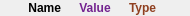
<?xml version="1.0" encoding="UTF-8"?>
<ui version="4.0">
 <class>ValLabelWidget</class>
 <widget class="QWidget" name="ValLabelWidget">
  <property name="geometry">
   <rect>
    <x>0</x>
    <y>0</y>
    <width>190</width>
    <height>16</height>
   </rect>
  </property>
  <property name="windowTitle">
   <string notr="true">Form</string>
  </property>
  <layout class="QHBoxLayout" name="horizontalLayout" stretch="0,0,0">
   <property name="spacing">
    <number>4</number>
   </property>
   <property name="sizeConstraint">
    <enum>QLayout::SetDefaultConstraint</enum>
   </property>
   <property name="leftMargin">
    <number>0</number>
   </property>
   <property name="topMargin">
    <number>0</number>
   </property>
   <property name="rightMargin">
    <number>0</number>
   </property>
   <property name="bottomMargin">
    <number>0</number>
   </property>
   <item>
    <widget class="QLabel" name="nameLabel">
     <property name="sizePolicy">
      <sizepolicy hsizetype="Preferred" vsizetype="Preferred">
       <horstretch>0</horstretch>
       <verstretch>0</verstretch>
      </sizepolicy>
     </property>
     <property name="minimumSize">
      <size>
       <width>40</width>
       <height>0</height>
      </size>
     </property>
     <property name="font">
      <font>
       <pointsize>9</pointsize>
       <weight>75</weight>
       <bold>true</bold>
      </font>
     </property>
     <property name="layoutDirection">
      <enum>Qt::LeftToRight</enum>
     </property>
     <property name="locale">
      <locale language="C" country="AnyCountry"/>
     </property>
     <property name="text">
      <string notr="true">Name</string>
     </property>
     <property name="alignment">
      <set>Qt::AlignRight|Qt::AlignTrailing|Qt::AlignVCenter</set>
     </property>
    </widget>
   </item>
   <item>
    <widget class="QLabel" name="valueLabel">
     <property name="sizePolicy">
      <sizepolicy hsizetype="Preferred" vsizetype="Preferred">
       <horstretch>0</horstretch>
       <verstretch>0</verstretch>
      </sizepolicy>
     </property>
     <property name="minimumSize">
      <size>
       <width>40</width>
       <height>0</height>
      </size>
     </property>
     <property name="palette">
      <palette>
       <active>
        <colorrole role="WindowText">
         <brush brushstyle="SolidPattern">
          <color alpha="255">
           <red>115</red>
           <green>35</green>
           <blue>143</blue>
          </color>
         </brush>
        </colorrole>
        <colorrole role="Text">
         <brush brushstyle="SolidPattern">
          <color alpha="255">
           <red>115</red>
           <green>35</green>
           <blue>143</blue>
          </color>
         </brush>
        </colorrole>
        <colorrole role="ButtonText">
         <brush brushstyle="SolidPattern">
          <color alpha="255">
           <red>115</red>
           <green>35</green>
           <blue>143</blue>
          </color>
         </brush>
        </colorrole>
        <colorrole role="PlaceholderText">
         <brush brushstyle="SolidPattern">
          <color alpha="128">
           <red>129</red>
           <green>47</green>
           <blue>157</blue>
          </color>
         </brush>
        </colorrole>
       </active>
       <inactive>
        <colorrole role="WindowText">
         <brush brushstyle="SolidPattern">
          <color alpha="255">
           <red>115</red>
           <green>35</green>
           <blue>143</blue>
          </color>
         </brush>
        </colorrole>
        <colorrole role="Text">
         <brush brushstyle="SolidPattern">
          <color alpha="255">
           <red>115</red>
           <green>35</green>
           <blue>143</blue>
          </color>
         </brush>
        </colorrole>
        <colorrole role="ButtonText">
         <brush brushstyle="SolidPattern">
          <color alpha="255">
           <red>115</red>
           <green>35</green>
           <blue>143</blue>
          </color>
         </brush>
        </colorrole>
        <colorrole role="PlaceholderText">
         <brush brushstyle="SolidPattern">
          <color alpha="128">
           <red>129</red>
           <green>47</green>
           <blue>157</blue>
          </color>
         </brush>
        </colorrole>
       </inactive>
       <disabled>
        <colorrole role="WindowText">
         <brush brushstyle="SolidPattern">
          <color alpha="255">
           <red>190</red>
           <green>190</green>
           <blue>190</blue>
          </color>
         </brush>
        </colorrole>
        <colorrole role="Text">
         <brush brushstyle="SolidPattern">
          <color alpha="255">
           <red>190</red>
           <green>190</green>
           <blue>190</blue>
          </color>
         </brush>
        </colorrole>
        <colorrole role="ButtonText">
         <brush brushstyle="SolidPattern">
          <color alpha="255">
           <red>190</red>
           <green>190</green>
           <blue>190</blue>
          </color>
         </brush>
        </colorrole>
        <colorrole role="PlaceholderText">
         <brush brushstyle="SolidPattern">
          <color alpha="128">
           <red>0</red>
           <green>0</green>
           <blue>0</blue>
          </color>
         </brush>
        </colorrole>
       </disabled>
      </palette>
     </property>
     <property name="font">
      <font>
       <pointsize>9</pointsize>
       <weight>75</weight>
       <bold>true</bold>
      </font>
     </property>
     <property name="layoutDirection">
      <enum>Qt::LeftToRight</enum>
     </property>
     <property name="locale">
      <locale language="C" country="AnyCountry"/>
     </property>
     <property name="text">
      <string notr="true">Value</string>
     </property>
     <property name="alignment">
      <set>Qt::AlignCenter</set>
     </property>
    </widget>
   </item>
   <item>
    <widget class="QLabel" name="typeLabel">
     <property name="minimumSize">
      <size>
       <width>12</width>
       <height>0</height>
      </size>
     </property>
     <property name="palette">
      <palette>
       <active>
        <colorrole role="WindowText">
         <brush brushstyle="SolidPattern">
          <color alpha="255">
           <red>144</red>
           <green>64</green>
           <blue>32</blue>
          </color>
         </brush>
        </colorrole>
        <colorrole role="Text">
         <brush brushstyle="SolidPattern">
          <color alpha="255">
           <red>144</red>
           <green>64</green>
           <blue>32</blue>
          </color>
         </brush>
        </colorrole>
        <colorrole role="ButtonText">
         <brush brushstyle="SolidPattern">
          <color alpha="255">
           <red>144</red>
           <green>64</green>
           <blue>32</blue>
          </color>
         </brush>
        </colorrole>
        <colorrole role="PlaceholderText">
         <brush brushstyle="SolidPattern">
          <color alpha="128">
           <red>144</red>
           <green>64</green>
           <blue>32</blue>
          </color>
         </brush>
        </colorrole>
       </active>
       <inactive>
        <colorrole role="WindowText">
         <brush brushstyle="SolidPattern">
          <color alpha="255">
           <red>144</red>
           <green>64</green>
           <blue>32</blue>
          </color>
         </brush>
        </colorrole>
        <colorrole role="Text">
         <brush brushstyle="SolidPattern">
          <color alpha="255">
           <red>144</red>
           <green>64</green>
           <blue>32</blue>
          </color>
         </brush>
        </colorrole>
        <colorrole role="ButtonText">
         <brush brushstyle="SolidPattern">
          <color alpha="255">
           <red>144</red>
           <green>64</green>
           <blue>32</blue>
          </color>
         </brush>
        </colorrole>
        <colorrole role="PlaceholderText">
         <brush brushstyle="SolidPattern">
          <color alpha="128">
           <red>144</red>
           <green>64</green>
           <blue>32</blue>
          </color>
         </brush>
        </colorrole>
       </inactive>
       <disabled>
        <colorrole role="WindowText">
         <brush brushstyle="SolidPattern">
          <color alpha="255">
           <red>144</red>
           <green>64</green>
           <blue>32</blue>
          </color>
         </brush>
        </colorrole>
        <colorrole role="Text">
         <brush brushstyle="SolidPattern">
          <color alpha="255">
           <red>144</red>
           <green>64</green>
           <blue>32</blue>
          </color>
         </brush>
        </colorrole>
        <colorrole role="ButtonText">
         <brush brushstyle="SolidPattern">
          <color alpha="255">
           <red>144</red>
           <green>64</green>
           <blue>32</blue>
          </color>
         </brush>
        </colorrole>
        <colorrole role="PlaceholderText">
         <brush brushstyle="SolidPattern">
          <color alpha="128">
           <red>144</red>
           <green>64</green>
           <blue>32</blue>
          </color>
         </brush>
        </colorrole>
       </disabled>
      </palette>
     </property>
     <property name="font">
      <font>
       <pointsize>9</pointsize>
       <weight>75</weight>
       <bold>true</bold>
      </font>
     </property>
     <property name="styleSheet">
      <string notr="true">color : #904020;</string>
     </property>
     <property name="locale">
      <locale language="C" country="AnyCountry"/>
     </property>
     <property name="text">
      <string notr="true">Type</string>
     </property>
    </widget>
   </item>
  </layout>
 </widget>
 <resources/>
 <connections/>
</ui>
